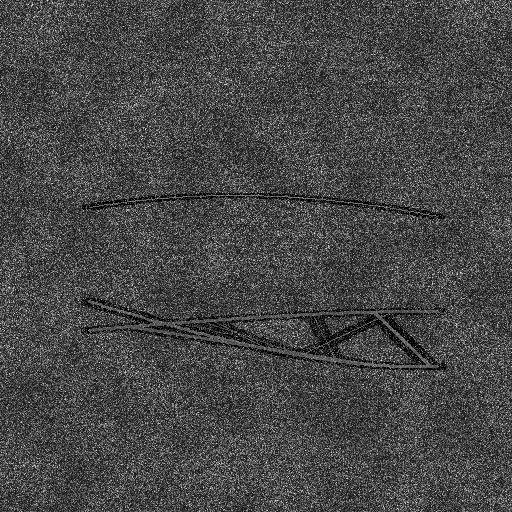
#> input picture pipeline/net_exploration_visuals/net_patch_000.png, 512 x 512 px
$ python -i synthaug.py   (imports and definitions only)
#> lines starting #> are read from the running program, lines starting #| are printed output that depends on the picture
import cv2
import numpy as np


def speckle_noise(img, look=1.0):
    noise = np.random.gamma(shape=look, scale=1.0 / look, size=img.shape).astype(np.float32)
    return np.clip(img * noise, 0, 1)


def synthesize_shadow(img, n_shadows=2, strength=0.75, direction=None):
    h, w = img.shape
    out = img.copy()
    if direction is None:
        direction = np.random.uniform(0, 2 * np.pi)
    dx, dy = np.cos(direction), np.sin(direction)
    for _ in range(n_shadows):
        cx, cy = np.random.randint(0, w), np.random.randint(0, h)
        ax, ay = np.random.randint(h // 8, h // 3), np.random.randint(h // 10, h // 5)
        shadow = np.zeros((h, w), np.float32)
        cv2.ellipse(
            shadow,
            (int(cx + dx * ax * 0.9), int(cy + dy * ay * 0.9)),
            (ax, ay),
            np.degrees(np.arctan2(dy, dx)),
            0,
            360,
            1.0,
            -1,
        )
        shadow = cv2.GaussianBlur(shadow, (0, 0), max(ax, ay) / 4.0)
        out = out * (1 - strength * shadow)
    return np.clip(out, 0, 1)


def radial_distortion(img, k1=-0.15, k2=0.05):
    h, w = img.shape
    cx, cy = w / 2, h / 2
    xs, ys = np.meshgrid(np.arange(w, dtype=np.float32), np.arange(h, dtype=np.float32))
    nx = (xs - cx) / cx
    ny = (ys - cy) / cy
    r2 = nx * nx + ny * ny
    f = 1 + k1 * r2 + k2 * r2 * r2
    map_x = f * nx * cx + cx
    map_y = f * ny * cy + cy
    return cv2.remap(img, map_x, map_y, cv2.INTER_LINEAR, borderMode=cv2.BORDER_REFLECT)


def heave_pitch_roll(img, max_shift=12, max_shear=0.06):
    h, w = img.shape
    tx = np.random.uniform(-max_shift, max_shift)
    ty = np.random.uniform(-max_shift, max_shift)
    shear = np.random.uniform(-max_shear, max_shear)
    m = np.float32([[1, shear, tx], [0, 1, ty]])
    return cv2.warpAffine(img, m, (w, h), borderMode=cv2.BORDER_REFLECT)


def apply_sonar_synth(img, p_speckle=0.8, p_shadow=0.5, p_radial=0.3, p_heave=0.5):
    out = img.astype(np.float32)
    if np.random.rand() < p_speckle:
        out = speckle_noise(out, look=np.random.uniform(0.5, 3.0))
    if np.random.rand() < p_shadow:
        out = synthesize_shadow(out)
    if np.random.rand() < p_radial:
        out = radial_distortion(out, k1=np.random.uniform(-0.25, 0.1))
    if np.random.rand() < p_heave:
        out = heave_pitch_roll(out)
    return np.clip(out, 0, 1)

>>> import cv2
>>> picture = cv2.imread('net_exploration_visuals/net_patch_000.png')
#> picture is the input picture: shape (512, 512, 3); min 0, max 237, mean 71.6
>>> result = apply_sonar_synth(picture)
#> in speckle_noise, `return np.clip(img * noise, 0, 1)`:
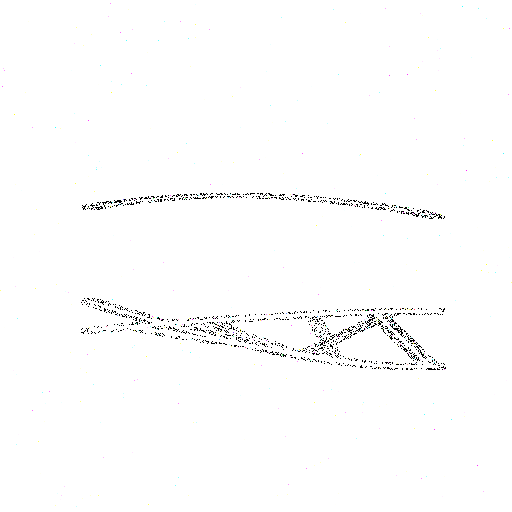
#> returned value: shape (512, 512, 3) float32; mean of channels 0, 1, 2 0.99, 0.99, 0.99; drawn as B, G, R
#> (the run stopped early here; a loop or call above may not have finished)

$ run again, on pipeline/net_exploration_visuals/net_patch_001.png
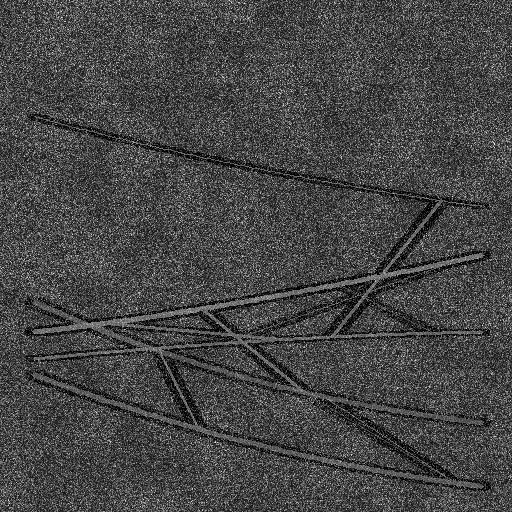
#> input picture pipeline/net_exploration_visuals/net_patch_001.png, 512 x 512 px
#> picture is the input picture: shape (512, 512, 3); min 0, max 243, mean 70.4
#> in speckle_noise, `return np.clip(img * noise, 0, 1)`:
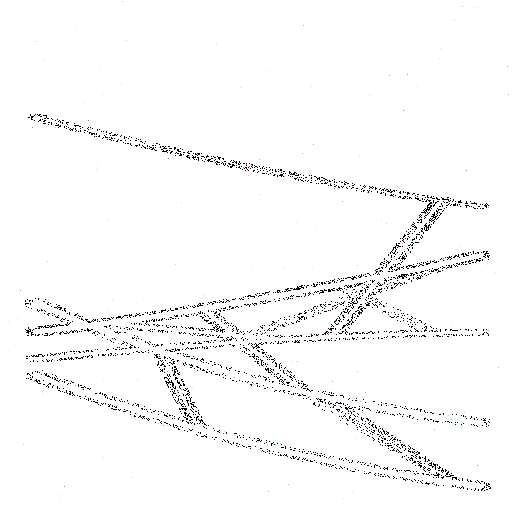
#> returned value: shape (512, 512, 3) float32; mean of channels 0, 1, 2 0.977, 0.976, 0.977; drawn as B, G, R

$ run again, on pipeline/net_exploration_visuals/net_patch_002.png
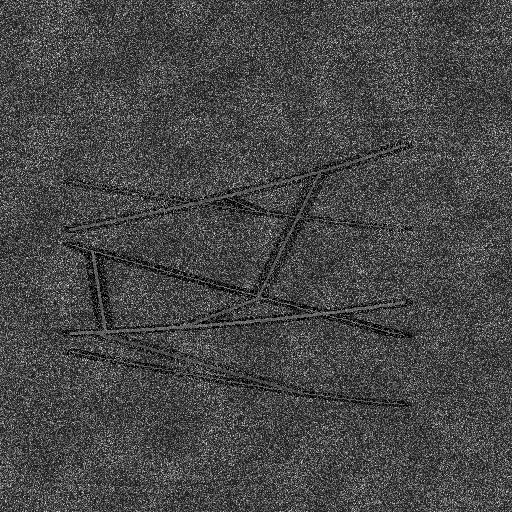
#> input picture pipeline/net_exploration_visuals/net_patch_002.png, 512 x 512 px
#> picture is the input picture: shape (512, 512, 3); min 0, max 239, mean 71
#> in speckle_noise, `return np.clip(img * noise, 0, 1)`:
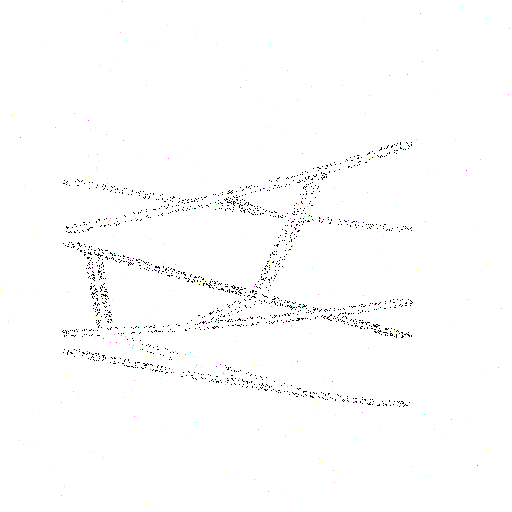
#> returned value: shape (512, 512, 3) float32; mean of channels 0, 1, 2 0.991, 0.991, 0.991; drawn as B, G, R

$ run again, on pipeline/net_exploration_visuals/net_patch_003.png
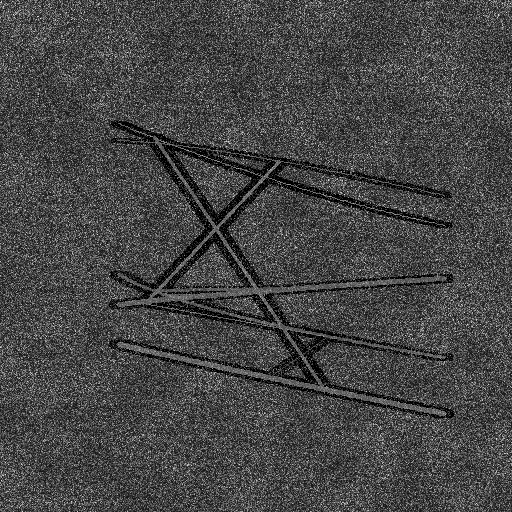
#> input picture pipeline/net_exploration_visuals/net_patch_003.png, 512 x 512 px
#> picture is the input picture: shape (512, 512, 3); min 0, max 237, mean 70
#> in speckle_noise, `return np.clip(img * noise, 0, 1)`:
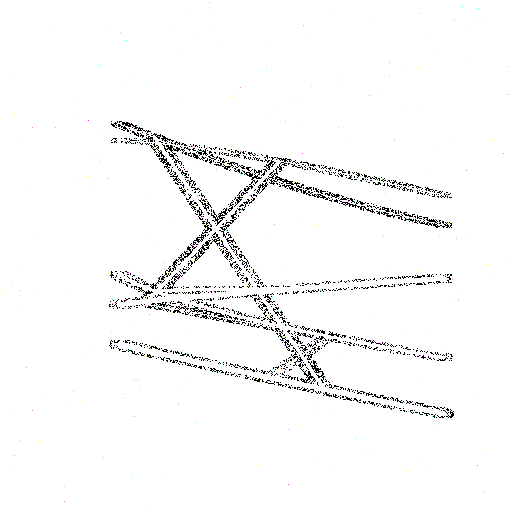
#> returned value: shape (512, 512, 3) float32; mean of channels 0, 1, 2 0.972, 0.972, 0.972; drawn as B, G, R
